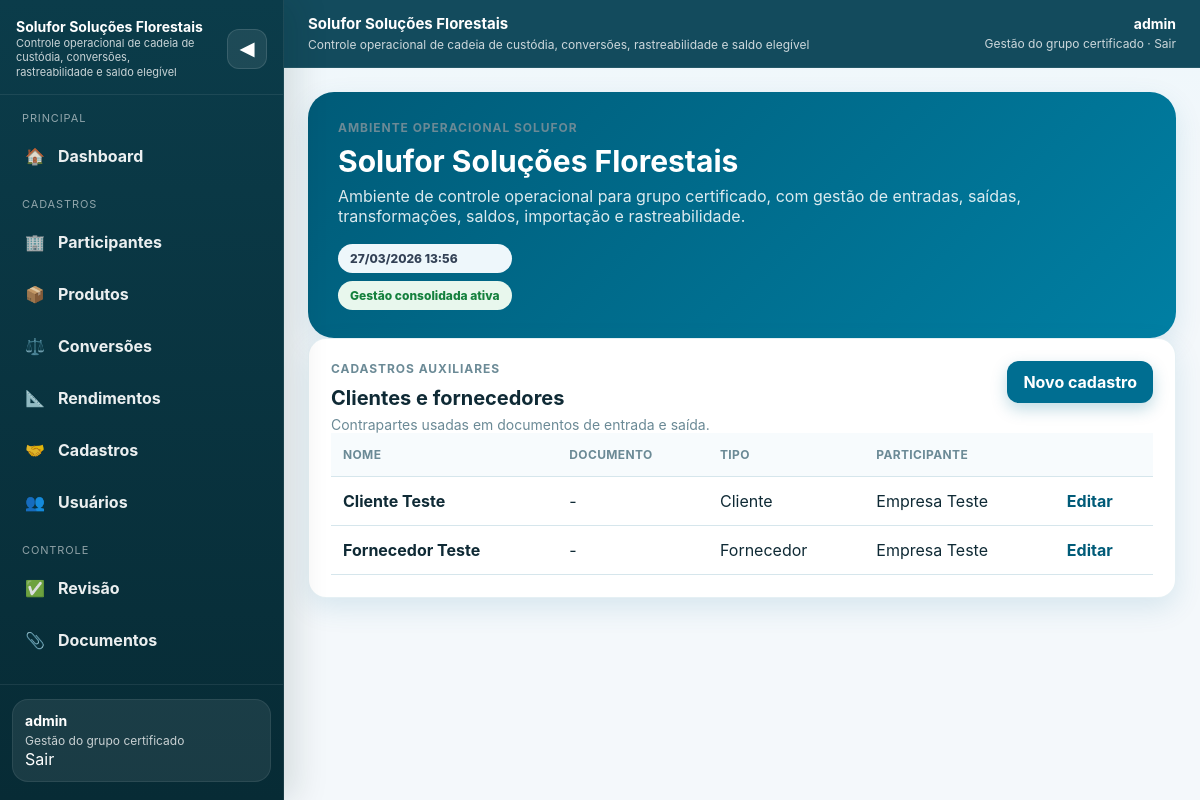
Before: /catalog/counterparties/ (signed in) with the older database file.
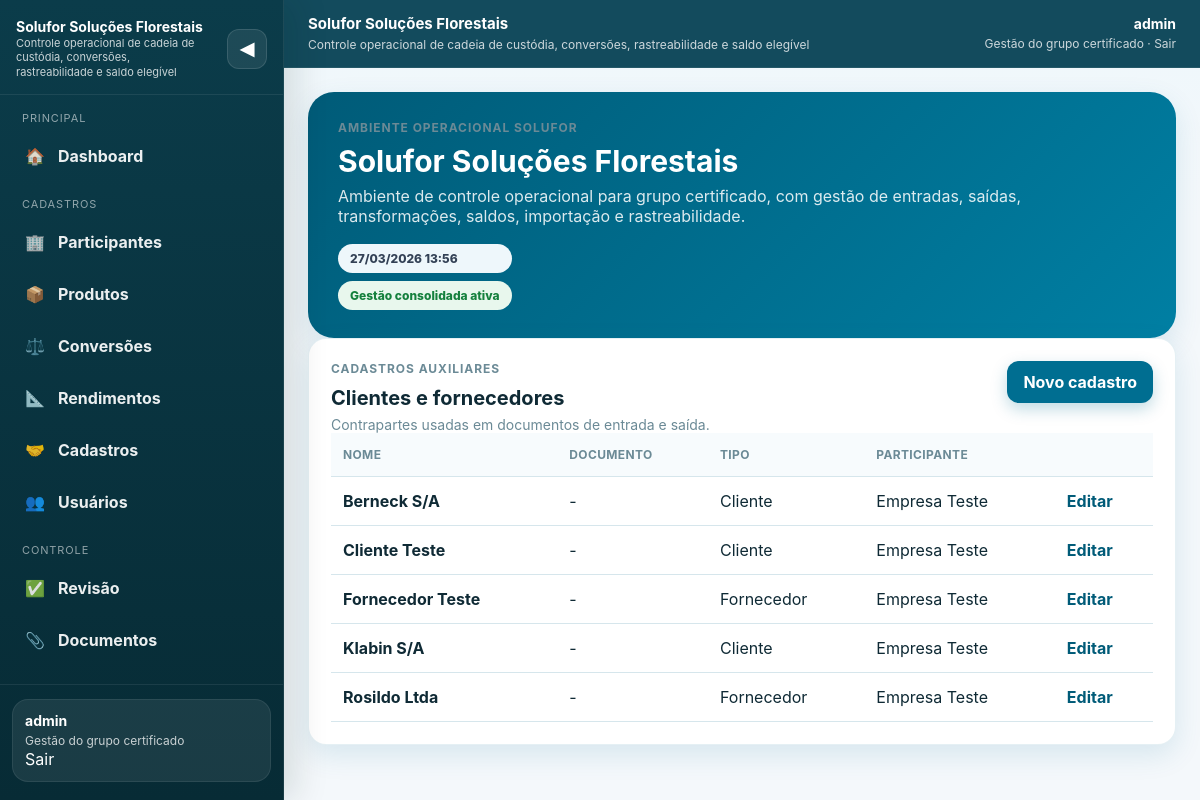
After: the same page with the newer database file.
### accounts/models.py (models this page shows, shortened)
class User(AbstractUser):
    ROLE_CHOICES = [
        ('manager', 'Gestor'),
        ('participant', 'Participante'),
        ('auditor', 'Auditor'),
    ]
    role = models.CharField(max_length=20, choices=ROLE_CHOICES, default='participant')
    organization = models.ForeignKey(
        'participants.Organization',
        on_delete=models.SET_NULL,
        null=True,
        blank=True,
        related_name='users',
    )
    participant = models.ForeignKey(
        'participants.Participant',
        on_delete=models.SET_NULL,
        null=True,
        blank=True,
        related_name='users',
    )
    must_change_password = models.BooleanField(default=False)
    @property
    def is_manager(self):
        return self.role == 'manager' or self.is_superuser
    @property
    def is_auditor(self):
        return self.role == 'auditor'
    @property
    def is_participant_user(self):
        return self.role == 'participant'
    @property
    def current_organization(self):
        if self.participant_id and self.participant:
            return self.participant.organization
        return self.organization

### catalog/models.py (models this page shows, shortened)
class Counterparty(models.Model):
    TYPE_CHOICES = [
        ('supplier', 'Fornecedor'),
        ('customer', 'Cliente'),
        ('both', 'Ambos'),
    ]
    participant = models.ForeignKey(
        'participants.Participant', on_delete=models.CASCADE,
        null=True, blank=True, related_name='counterparties'
    )
    name = models.CharField('Nome', max_length=255)
    document_id = models.CharField('Documento', max_length=30, blank=True)
    type = models.CharField('Tipo', max_length=20, choices=TYPE_CHOICES, default='both')
    class Meta:
        ordering = ['name']

### participants/models.py (models this page shows)
class Participant(models.Model):
    STATUS_CHOICES = [
        ('active', 'Ativo'),
        ('inactive', 'Inativo'),
        ('suspended', 'Suspenso'),
    ]
    organization = models.ForeignKey(
        Organization,
        on_delete=models.PROTECT,
        null=True,
        blank=True,
        related_name='participants',
        verbose_name='Ambiente',
    )
    legal_name = models.CharField('Razão social', max_length=255)
    trade_name = models.CharField('Nome fantasia', max_length=255, blank=True)
    cnpj = models.CharField('CNPJ', max_length=18, unique=True)
    contact_name = models.CharField('Responsável', max_length=255, blank=True)
    contact_email = models.EmailField('E-mail', blank=True)
    contact_phone = models.CharField('Telefone', max_length=30, blank=True)
    status = models.CharField(max_length=20, choices=STATUS_CHOICES, default='active')
    created_at = models.DateTimeField(auto_now_add=True)
    updated_at = models.DateTimeField(auto_now=True)
    class Meta:
        ordering = ['trade_name', 'legal_name']
    def __str__(self):
        return self.trade_name or self.legal_name

### catalog/views.py (the view)
# urls.py: path('counterparties/', CounterpartyListView.as_view(), name='counterparty_list'),
class CounterpartyListView(ManagerRequiredMixin, ListView):
    model = Counterparty; template_name = 'catalog/counterparty_list.html'; context_object_name = 'counterparties'
    def get_queryset(self):
        org = getattr(self.request.user, 'current_organization', None)
        qs = Counterparty.objects.select_related('participant').order_by('name')
        return qs.filter(participant__organization=org) if org else qs.none()

### catalog/views.py (called while the page is built)
    def test_func(self):
        return self.request.user.is_manager

### templates/catalog/counterparty_list.html
{% extends "base.html" %}
{% block content %}
<div class="card"><div class="listing-head"><div><div class="kicker">Cadastros auxiliares</div><h2 class="card-title">Clientes e fornecedores</h2><p class="card-subtitle">Contrapartes usadas em documentos de entrada e saída.</p></div><a class="btn" href="/catalog/counterparties/new/">Novo cadastro</a></div>
{% if counterparties %}<div class="table-wrap"><table><tr><th>Nome</th><th>Documento</th><th>Tipo</th><th>Participante</th><th></th></tr>{% for c in counterparties %}<tr><td><strong>{{ c.name }}</strong></td><td>{{ c.document_id|default:'-' }}</td><td>{{ c.get_type_display }}</td><td>{{ c.participant|default:'-' }}</td><td><a class="inline-link" href="/catalog/counterparties/{{ c.id }}/edit/">Editar</a></td></tr>{% endfor %}</table></div>{% else %}<div class="empty-state">Nenhum cliente ou fornecedor cadastrado.</div>{% endif %}
</div>
{% endblock %}

### templates/base.html (shortened to what this page needs)
<!DOCTYPE html>
<html lang="pt-br">
<head>
</head>
<body>
<div class="app-shell">
  {% if user.is_authenticated %}
  <aside id="sidebar" class="sidebar">
    <div class="sidebar-inner">
      <div class="sidebar-header">
        <a class="sidebar-brand" href="/">
          <span class="brand-copy">
            <strong>Solufor Soluções Florestais</strong>
            <span>Controle operacional de cadeia de custódia, conversões, rastreabilidade e saldo elegível</span>
          </span>
        </a>
        <button id="sidebarToggle" class="sidebar-toggle" type="button" aria-label="Colapsar menu"><span class="sidebar-toggle-text">◀</span></button>
      </div>
      <div class="sidebar-body">
        <div class="sidebar-section">
          <div class="sidebar-label">Principal</div>
          <nav class="sidebar-nav">
            <a class="sidebar-link {% if request.path == '/' %}is-active{% endif %}" href="/"><span class="sidebar-icon">🏠</span><span class="sidebar-link-text">Dashboard</span></a>
          </nav>
        </div>
        {% if user.is_participant_user %}
        <div class="sidebar-section">
          <div class="sidebar-label">Operação</div>
          <nav class="sidebar-nav">
            <a class="sidebar-link {% if '/transactions/entries/' in request.path %}is-active{% endif %}" href="/transactions/entries/"><span class="sidebar-icon">📥</span><span class="sidebar-link-text">Entradas</span></a>
            <a class="sidebar-link {% if '/transactions/sales/' in request.path %}is-active{% endif %}" href="/transactions/sales/"><span class="sidebar-icon">📤</span><span class="sidebar-link-text">Saídas</span></a>
            <a class="sidebar-link {% if '/transactions/transformations/' in request.path %}is-active{% endif %}" href="/transactions/transformations/"><span class="sidebar-icon">🪵</span><span class="sidebar-link-text">Transformações</span></a>
            <a class="sidebar-link {% if '/compliance/' in request.path %}is-active{% endif %}" href="/compliance/"><span class="sidebar-icon">🗓️</span><span class="sidebar-link-text">Fechamentos</span></a>
            <a class="sidebar-link {% if '/transactions/documents/' in request.path %}is-active{% endif %}" href="/transactions/documents/"><span class="sidebar-icon">📎</span><span class="sidebar-link-text">Documentos</span></a>
            <a class="sidebar-link {% if '/reports/import/' in request.path %}is-active{% endif %}" href="/reports/import/"><span class="sidebar-icon">📊</span><span class="sidebar-link-text">Importar planilha</span></a>
          </nav>
        </div>
        {% elif user.is_manager %}
        <div class="sidebar-section">
          <div class="sidebar-label">Cadastros</div>
          <nav class="sidebar-nav">
            <a class="sidebar-link {% if '/participants/' in request.path %}is-active{% endif %}" href="/participants/"><span class="sidebar-icon">🏢</span><span class="sidebar-link-text">Participantes</span></a>
            <a class="sidebar-link {% if '/catalog/products/' in request.path %}is-active{% endif %}" href="/catalog/products/"><span class="sidebar-icon">📦</span><span class="sidebar-link-text">Produtos</span></a>
            <a class="sidebar-link {% if '/catalog/conversions/' in request.path %}is-active{% endif %}" href="/catalog/conversions/"><span class="sidebar-icon">⚖️</span><span class="sidebar-link-text">Conversões</span></a>
            <a class="sidebar-link " href="/catalog/transformation-rules/"><span class="sidebar-icon">📐</span><span class="sidebar-link-text">Rendimentos</span></a>
            <a class="sidebar-link {% if '/catalog/counterparties/' in request.path %}is-active{% endif %}" href="/catalog/counterparties/"><span class="sidebar-icon">🤝</span><span class="sidebar-link-text">Cadastros</span></a>
            <a class="sidebar-link {% if '/users/' in request.path %}is-active{% endif %}" href="/users/"><span class="sidebar-icon">👥</span><span class="sidebar-link-text">Usuários</span></a>
          </nav>
        </div>
        <div class="sidebar-section">
          <div class="sidebar-label">Controle</div>
          <nav class="sidebar-nav">
            <a class="sidebar-link " href="/transactions/manager/review/entries/"><span class="sidebar-icon">✅</span><span class="sidebar-link-text">Revisão</span></a>
            <a class="sidebar-link {% if '/transactions/documents/' in request.path %}is-active{% endif %}" href="/transactions/documents/"><span class="sidebar-icon">📎</span><span class="sidebar-link-text">Documentos</span></a>
            <a class="sidebar-link {% if '/reports/traceability/' in request.path %}is-active{% endif %}" href="/reports/traceability/"><span class="sidebar-icon">🔎</span><span class="sidebar-link-text">Rastreabilidade</span></a>
          </nav>
        </div>
        {% endif %}
      </div>
      <div class="sidebar-footer">
        <div class="sidebar-user">
          <strong>{{ user.username }}</strong>
          <span>{% if user.is_manager %}Gestão do grupo certificado{% elif user.is_auditor %}Consulta e auditoria{% else %}Operação do participante{% endif %}</span><br>
          <form method="post" action="{% url 'logout' %}" style="display:inline;">
 	     <button type="submit" class="logout-btn">Sair</button>
	  </form>
        </div>
      </div>
    </div>
  </aside>
  {% endif %}
  <div class="content-shell">
    <header class="topbar">
      <div class="topbar-inner">
        <div class="topbar-title">
          <span class="topbar-copy">
            <strong>Solufor Soluções Florestais</strong>
            <span>Controle operacional de cadeia de custódia, conversões, rastreabilidade e saldo elegível</span>
          </span>
        </div>
        {% if user.is_authenticated %}
        <div class="userbox">
          <strong>{{ user.username }}</strong>
          <span>
            {% if user.is_manager %}Gestão do grupo certificado{% elif user.is_auditor %}Consulta e auditoria{% else %}Operação do participante{% endif %}
            ·
<form method="post" action="{% url 'logout' %}" style="display:inline;">
  <button type="submit" class="logout-btn">Sair</button>
</form>
          </span>
        </div>
        {% else %}
        <div class="userbox">
          <strong>Acesso ao sistema</strong>
          <span><a href="/login/">Entrar</a></span>
        </div>
        {% endif %}
      </div>
    </header>
    <main class="page">
      {% if user.is_authenticated %}
      <section class="hero">
        <div>
          <div class="kicker">Ambiente operacional Solufor</div>
          <h1>{% block hero_title %}Solufor Soluções Florestais{% endblock %}</h1>
          <p>{% block hero_text %}Ambiente de controle operacional para grupo certificado, com gestão de entradas, saídas, transformações, saldos, importação e rastreabilidade.{% endblock %}</p>
        </div>
        <div class="stack">
          {% block hero_side %}
          <span class="badge neutral">{% now "d/m/Y H:i" %}</span>
          {% if user.is_manager %}
            <span class="badge success">Gestão consolidada ativa</span>
          {% elif user.is_auditor %}
            <span class="badge warning">Ambiente de consulta</span>
          {% else %}
            <span class="badge success">Lançamentos operacionais liberados</span>
          {% endif %}
          {% endblock %}
        </div>
      </section>
      {% endif %}
      {% block content %}{% endblock %}
    </main>
  </div>
</div>
</body>
</html>

Changed rows visible on the page:
added Counterparty: name "Berneck S/A", document_id "-", type "Cliente", participant "Empresa Teste"
added Counterparty: name "Klabin S/A", document_id "-", type "Cliente", participant "Empresa Teste"
added Counterparty: name "Rosildo Ltda", document_id "-", type "Fornecedor", participant "Empresa Teste"
